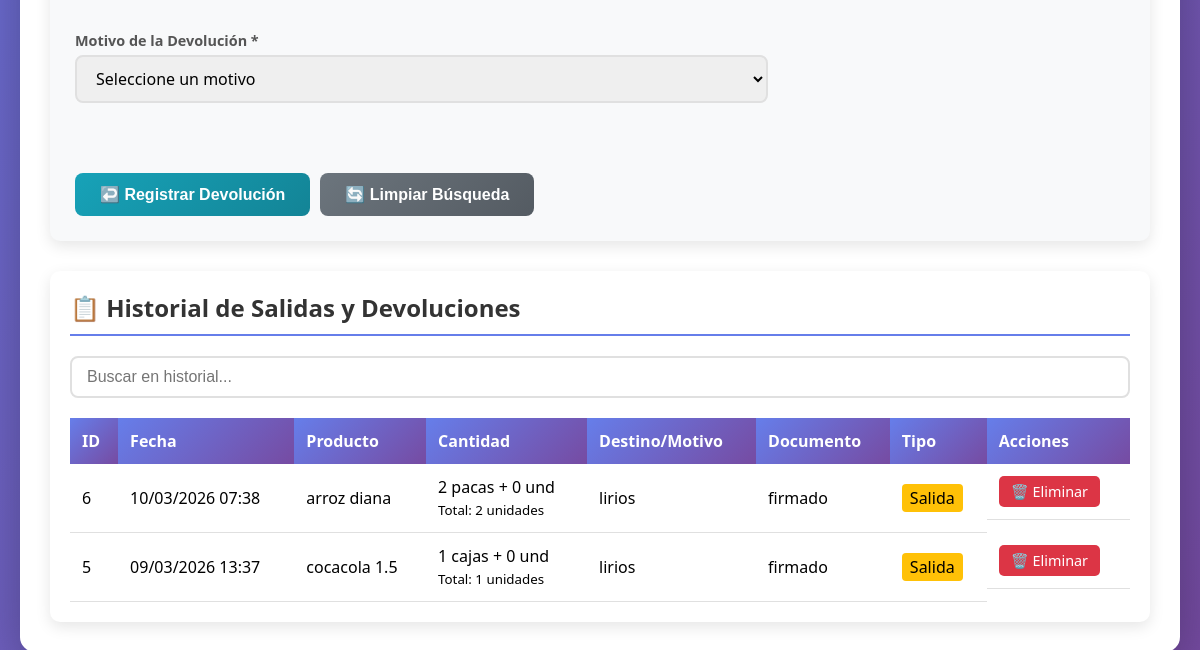
/index.php?tab=salidas (lower part), run on an earlier commit of the app's database.
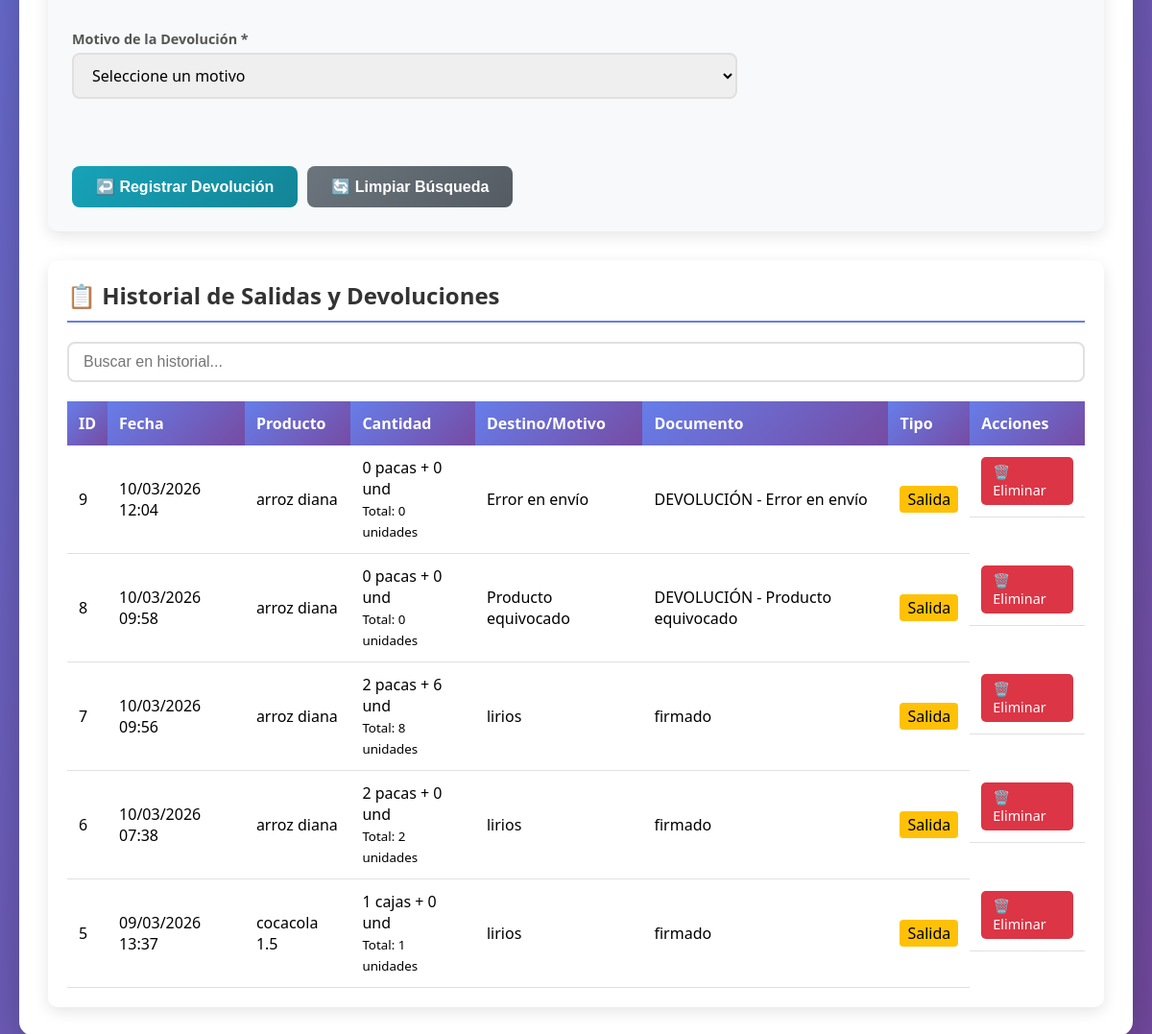
And on a later commit of the database.
### tables this page shows
CREATE TABLE `historial_salida` (
  `id_historial_salida` int NOT NULL,
  `id_producto` int DEFAULT NULL,
  `nombre_producto` varchar(255) NOT NULL,
  `modulo` enum('Caja','Paca','Paquete','Pedazo','Unidad') NOT NULL,
  `cantidad_grande` int NOT NULL,
  `cantidad_unidad` int NOT NULL,
  `documento_ref` varchar(100) DEFAULT NULL,
  `fecha_salida` datetime DEFAULT CURRENT_TIMESTAMP,
  `destino` text
);

### index.php (the view, shortened to what this page needs)
<?php
require_once 'conexion.php';
$tab = $_GET['tab'] ?? 'inicio';
?>
<!DOCTYPE html>
<html lang="es">
<head>
</head>
<body>
    <div class="container">
        <div class="main-content">
            <?php if ($tab == 'proveedores'): ?>
                <div class="form-container">
                    <h2>✏️ <?php echo isset($proveedor_editar) ? 'Editar' : 'Nuevo'; ?> Proveedor</h2>
                    <form action="CRUD/crud_proveedores.php" method="POST">
                        <input type="hidden" name="action" value="<?php echo isset($proveedor_editar) ? 'editar' : 'crear'; ?>">
                        <?php if (isset($proveedor_editar)): ?>
                            <input type="hidden" name="id_proveedor" value="<?php echo $proveedor_editar['id_proveedor']; ?>">
                        <?php endif; ?>
                        <div class="form-grid">
                            <div class="form-group">
                                <label for="nombre_proveedor">Nombre del Proveedor *</label>
                                <input type="text" id="nombre_proveedor" name="nombre_proveedor" required
                                    placeholder="Ingrese el nombre del proveedor"
                                    value="<?php echo isset($proveedor_editar) ? htmlspecialchars($proveedor_editar['nombre_proveedor']) : ''; ?>">
                            </div>
                            <div class="form-group">
                                <label for="telefono">Teléfono</label>
                                <input type="tel" id="telefono" name="telefono"
                                    placeholder="Ingrese el teléfono"
                                    value="<?php echo isset($proveedor_editar) ? htmlspecialchars($proveedor_editar['telefono'] ?? '') : ''; ?>">
                            </div>
                            <div class="form-group">
                                <label for="email">Email</label>
                                <input type="email" id="email" name="email"
                                    placeholder="correo@ejemplo.com"
                                    value="<?php echo isset($proveedor_editar) ? htmlspecialchars($proveedor_editar['email'] ?? '') : ''; ?>">
                            </div>
                            <div class="form-group">
                                <label for="contacto2">Contacto Alternativo</label>
                                <input type="text" id="contacto2" name="contacto2"
                                    placeholder="Nombre del contacto alternativo"
                                    value="<?php echo isset($proveedor_editar) ? htmlspecialchars($proveedor_editar['contacto2'] ?? '') : ''; ?>">
                            </div>
                            <div class="form-group" style="grid-column: span 2;">
                                <label for="direccion">Dirección</label>
                                <input type="text" id="direccion" name="direccion"
                                    placeholder="Dirección completa"
                                    value="<?php echo isset($proveedor_editar) ? htmlspecialchars($proveedor_editar['direccion'] ?? '') : ''; ?>">
                            </div>
                        </div>
                        <div class="btn-group">
                            <button type="submit" class="btn btn-success">💾 Guardar Proveedor</button>
                            <?php if (isset($proveedor_editar)): ?>
                                <a href="?tab=proveedores" class="btn btn-secondary">❌ Cancelar Edición</a>
                            <?php endif; ?>
                        </div>
                    </form>
                </div>
                <div class="table-container">
                    <h2>📋 Lista de Proveedores</h2>
                    <div class="search-box">
                        <input type="text" id="buscadorProveedores" placeholder="Buscar proveedor..." onkeyup="filtrarTabla('tablaProveedores', this.value)">
                    </div>
                    <table id="tablaProveedores">
                        <thead>
                            <tr>
                                <th>ID</th>
                                <th>Nombre</th>
                                <th>Teléfono</th>
                                <th>Email</th>
                                <th>Contacto Alt.</th>
                                <th>Dirección</th>
                                <th>Fecha Registro</th>
                                <th>Acciones</th>
                            </tr>
                        </thead>
                        <tbody>
                            <?php if (empty($proveedores)): ?>
                                <tr>
                                    <td colspan="8" style="text-align: center;">No hay proveedores registrados</td>
                                </tr>
                            <?php else: ?>
                                <?php foreach ($proveedores as $prov): ?>
                                    <tr>
                                        <td><?php echo $prov['id_proveedor']; ?></td>
                                        <td><?php echo htmlspecialchars($prov['nombre_proveedor']); ?></td>
                                        <td><?php echo htmlspecialchars($prov['telefono'] ?? '-'); ?></td>
                                        <td><?php echo htmlspecialchars($prov['email'] ?? '-'); ?></td>
                                        <td><?php echo htmlspecialchars($prov['contacto2'] ?? '-'); ?></td>
                                        <td><?php echo htmlspecialchars($prov['direccion'] ?? '-'); ?></td>
                                        <td><?php echo date('d/m/Y H:i', strtotime($prov['fecha_registro'])); ?></td>
                                        <td class="action-buttons">
                                            <a href="?tab=proveedores&editar=<?php echo $prov['id_proveedor']; ?>" class="action-btn edit">✏️ Editar</a>
                                            <a href="CRUD/crud_proveedores.php?action=eliminar&id=<?php echo $prov['id_proveedor']; ?>"
                                                class="action-btn delete"
                                                onclick="return confirm('¿Está seguro de eliminar este proveedor?')">🗑️ Eliminar</a>
                                        </td>
                                    </tr>
                                <?php endforeach; ?>
                            <?php endif; ?>
                        </tbody>
                    </table>
                </div>
            <?php elseif ($tab == 'salidas'): ?>
                <?php
                $sql_historial_completo = "SELECT hs.*,
                              CASE
                                 WHEN hs.destino LIKE '%DEVOLUCIÓN%' THEN 'Devolución'
                                 ELSE 'Salida'
                              END as tipo
                              FROM historial_salida hs
                              ORDER BY hs.fecha_salida DESC
                              LIMIT 100";
                $result_historial_completo = $conn->query($sql_historial_completo);
                $historial_completo = [];
                if ($result_historial_completo && $result_historial_completo->num_rows > 0) {
                    while ($reg = $result_historial_completo->fetch_assoc()) {
                        $historial_completo[] = $reg;
                    }
                }
                ?>
                <div class="form-container">
                    <form action="CRUD/crud_historial_salida.php" method="POST" onsubmit="return validarDevolucion()">
                        <div class="form-grid">
                            <div class="form-group" style="grid-column: span 2;">
                                <label for="motivo_devolucion">Motivo de la Devolución *</label>
                                <select id="motivo_devolucion" name="motivo_devolucion" required class="form-control">
                                    <option value="">Seleccione un motivo</option>
                                </select>
                            </div>
                        </div>
                        <div class="btn-group">
                            <button type="submit" class="btn btn-info">↩️ Registrar Devolución</button>
                            <button type="button" class="btn btn-secondary" onclick="limpiarSeleccionSalida()">🔄 Limpiar Búsqueda</button>
                        </div>
                    </form>
                </div>
                <div class="table-container">
                    <h2>📋 Historial de Salidas y Devoluciones</h2>
                    <div class="search-box">
                        <input type="text" id="buscadorSalidas" placeholder="Buscar en historial..." onkeyup="filtrarTabla('tablaHistorial', this.value)">
                    </div>
                    <table id="tablaHistorial">
                        <thead>
                            <tr>
                                <th>ID</th>
                                <th>Fecha</th>
                                <th>Producto</th>
                                <th>Cantidad</th>
                                <th>Destino/Motivo</th>
                                <th>Documento</th>
                                <th>Tipo</th>
                                <th>Acciones</th>
                            </tr>
                        </thead>
                        <tbody>
                            <?php if (!empty($historial_completo)): ?>
                                <?php foreach ($historial_completo as $reg):
                                    $total_unidades = ($reg['cantidad_grande'] * 1) + $reg['cantidad_unidad'];
                                    $tipo_style = ($reg['tipo'] == 'Devolución') ? 'background-color: #17a2b8; color: white;' : 'background-color: #ffc107; color: black;';
                                ?>
                                    <tr>
                                        <td><?php echo $reg['id_historial_salida']; ?></td>
                                        <td><?php echo date('d/m/Y H:i', strtotime($reg['fecha_salida'])); ?></td>
                                        <td><?php echo htmlspecialchars($reg['nombre_producto']); ?></td>
                                        <td>
                                            <?php echo $reg['cantidad_grande']; ?> <?php echo strtolower($reg['modulo']); ?>s
                                            + <?php echo $reg['cantidad_unidad']; ?> und
                                            <br><small>Total: <?php echo $total_unidades; ?> unidades</small>
                                        </td>
                                        <td><?php echo htmlspecialchars($reg['destino']); ?></td>
                                        <td><?php echo htmlspecialchars($reg['documento_ref'] ?? '-'); ?></td>
                                        <td><span style="<?php echo $tipo_style; ?> padding: 3px 8px; border-radius: 4px;"><?php echo $reg['tipo']; ?></span></td>
                                        <td class="action-buttons">
                                            <a href="CRUD/crud_historial_salida.php?action=eliminar&id=<?php echo $reg['id_historial_salida']; ?>"
                                                class="action-btn delete"
                                                onclick="return confirm('¿Está seguro de eliminar este registro?')">🗑️ Eliminar</a>
                                        </td>
                                    </tr>
                                <?php endforeach; ?>
                            <?php else: ?>
                                <tr>
                                    <td colspan="8" style="text-align: center;">No hay registros en el historial</td>
                                </tr>
                            <?php endif; ?>
                        </tbody>
                    </table>
                </div>
            <?php endif; ?>
        </div>
    </div>
</body>
</html>

### index.php (style rules this page uses)
* { margin: 0; padding: 0; box-sizing: border-box; }
body { font-family: 'Segoe UI', Tahoma, Geneva, Verdana, sans-serif; background: linear-gradient(135deg, #667eea 0%, #764ba2 100%); min-height: 100vh; padding: 20px; }
.container { max-width: 1400px; margin: 0 auto; background: white; border-radius: 15px; box-shadow: 0 20px 60px rgba(0, 0, 0, 0.3); overflow: hidden; }
.main-content { padding: 30px; }
.form-container { background: #f8f9fa; border-radius: 10px; padding: 25px; margin-bottom: 30px; box-shadow: 0 5px 15px rgba(0, 0, 0, 0.1); }
.form-grid { display: grid; grid-template-columns: repeat(auto-fit, minmax(250px, 1fr)); gap: 20px; }
.form-group { margin-bottom: 15px; }
.form-group label { display: block; margin-bottom: 5px; color: #555; font-weight: 600; font-size: 0.9em; }
.form-group input, .form-group select, .form-group textarea { width: 100%; padding: 10px 15px; border: 2px solid #e0e0e0; border-radius: 8px; font-size: 1em; transition: border-color 0.3s; font-family: inherit; }
.btn-group { display: flex; gap: 10px; flex-wrap: wrap; margin-top: 20px; }
.btn { padding: 12px 25px; border: none; border-radius: 8px; font-size: 1em; font-weight: 600; cursor: pointer; transition: transform 0.2s, box-shadow 0.2s; display: inline-flex; align-items: center; gap: 8px; text-decoration: none; }
.btn-info { background: linear-gradient(135deg, #17a2b8 0%, #138496 100%); color: white; }
.btn-secondary { background: linear-gradient(135deg, #6c757d 0%, #545b62 100%); color: white; }
.table-container { background: white; border-radius: 10px; padding: 20px; box-shadow: 0 5px 15px rgba(0, 0, 0, 0.1); overflow-x: auto; }
.table-container h2 { color: #333; margin-bottom: 20px; border-bottom: 2px solid #667eea; padding-bottom: 10px; }
table { width: 100%; border-collapse: collapse; min-width: 800px; }
th { background: linear-gradient(135deg, #667eea 0%, #764ba2 100%); color: white; padding: 12px; text-align: left; font-weight: 600; }
td { padding: 12px; border-bottom: 1px solid #e0e0e0; }
.action-buttons { display: flex; gap: 5px; }
.action-btn { padding: 6px 12px; border: none; border-radius: 5px; cursor: pointer; font-size: 0.9em; transition: all 0.3s; text-decoration: none; display: inline-block; }
.action-btn.delete { background-color: #dc3545; color: white; }
.search-box { margin-bottom: 20px; }
.search-box input { width: 100%; padding: 10px 15px; border: 2px solid #e0e0e0; border-radius: 8px; font-size: 1em; }
.form-control { width: 100%; padding: 12px 15px; border: 2px solid #e0e0e0; border-radius: 8px; font-size: 1em; transition: border-color 0.3s; }

What changed in the data, as far as the page shows it:
added historial_salida: id_historial_salida "9", fecha_salida "10/03/2026 12:04", nombre_producto "arroz diana", cantidad_grande "0", modulo "paca", cantidad_unidad "0", destino "Error en envío", documento_ref "DEVOLUCIÓN - Error en envío", tipo "Salida"
added historial_salida: id_historial_salida "8", fecha_salida "10/03/2026 09:58", nombre_producto "arroz diana", cantidad_grande "0", modulo "paca", cantidad_unidad "0", destino "Producto equivocado", documento_ref "DEVOLUCIÓN - Producto equivocado", tipo "Salida"
added historial_salida: id_historial_salida "7", fecha_salida "10/03/2026 09:56", nombre_producto "arroz diana", cantidad_grande "2", modulo "paca", cantidad_unidad "6", total_unidades "8", destino "lirios", documento_ref "firmado", tipo "Salida"
